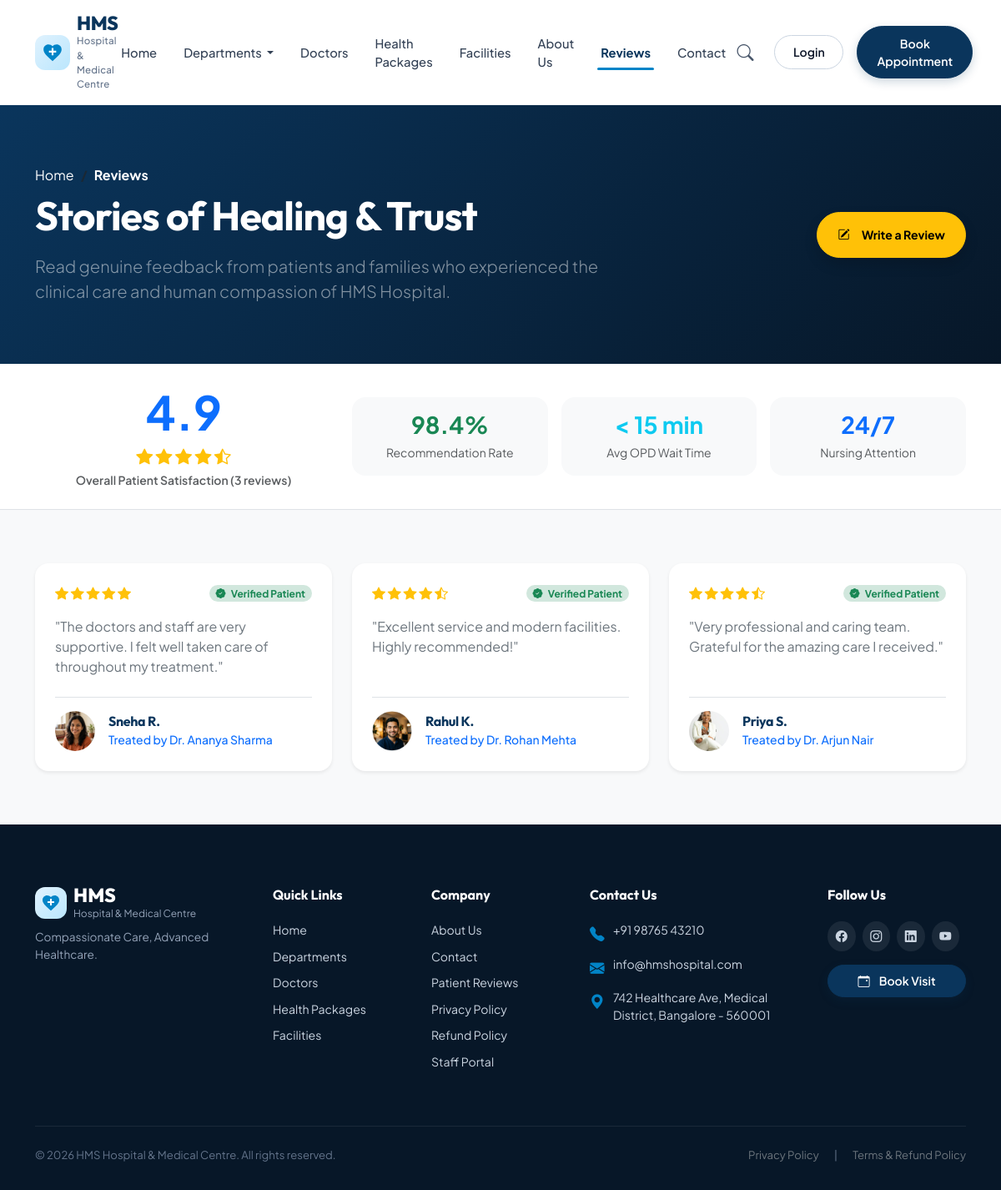
Screenshot of /reviews.php with the database file from the repository.
### tables this page shows
CREATE TABLE IF NOT EXISTS `reviews` (
  `id` INT AUTO_INCREMENT PRIMARY KEY,
  `patient_name` VARCHAR(100) NOT NULL,
  `rating` DECIMAL(2,1) DEFAULT 5.0,
  `comment` TEXT NOT NULL,
  `avatar` VARCHAR(255) DEFAULT 'assets/images/avatars/patient.jpg',
  `doctor_id` INT DEFAULT NULL,
  `status` ENUM('approved', 'pending', 'rejected') DEFAULT 'approved',
  `created_at` TIMESTAMP DEFAULT CURRENT_TIMESTAMP,
  FOREIGN KEY (`doctor_id`) REFERENCES `doctors`(`id`) ON DELETE SET NULL
);

CREATE TABLE IF NOT EXISTS `doctors` (
  `id` INT AUTO_INCREMENT PRIMARY KEY,
  `name` VARCHAR(100) NOT NULL,
  `department_id` INT DEFAULT NULL,
  `specialty` VARCHAR(100) NOT NULL,
  `qualification` VARCHAR(100) DEFAULT 'MBBS, MD',
  `experience` VARCHAR(50) NOT NULL DEFAULT '10+ years',
  `rating` DECIMAL(2,1) DEFAULT 4.9,
  `reviews_count` INT DEFAULT 120,
  `fee` DECIMAL(10,2) DEFAULT 800.00,
  `image` VARCHAR(255) NOT NULL,
  `email` VARCHAR(100) DEFAULT NULL,
  `phone` VARCHAR(20) DEFAULT NULL,
  `available_days` VARCHAR(100) DEFAULT 'Mon - Sat',
  `available_time` VARCHAR(100) DEFAULT '09:00 AM - 05:00 PM',
  `bio` TEXT,
  `status` TINYINT(1) DEFAULT 1,
  FOREIGN KEY (`department_id`) REFERENCES `departments`(`id`) ON DELETE SET NULL
);

### reviews.php (the view, shortened to what this page needs)
<?php
$db = getDB();
$reviews = [];
try {
    $stmt = $db->query("SELECT r.*, d.name AS doctor_name
                        FROM reviews r
                        LEFT JOIN doctors d ON r.doctor_id = d.id
                        WHERE r.status = 'approved'
                        ORDER BY r.created_at DESC");
    $reviews = $stmt->fetchAll();
} catch (Exception $e) {}
$totalReviews = count($reviews);
$avgRating = 4.9;
if ($totalReviews > 0) {
    $sum = array_sum(array_column($reviews, 'rating'));
    $avgRating = round($sum / $totalReviews, 1);
}
require_once __DIR__ . '/includes/header.php';
require_once __DIR__ . '/includes/navbar.php';
?>
<section class="py-5" style="background: linear-gradient(135deg, var(--hms-navy-primary) 0%, var(--hms-navy-dark) 100%); color: #ffffff;">
  <div class="container-xl py-4">
    <div class="row align-items-center">
      <div class="col-lg-8">
        <nav aria-label="breadcrumb">
          <ol class="breadcrumb mb-2 text-white-50 small">
            <li class="breadcrumb-item"><a href="index.php" class="text-white text-decoration-none">Home</a></li>
            <li class="breadcrumb-item active text-white fw-bold" aria-current="page">Reviews</li>
          </ol>
        </nav>
        <h1 class="display-5 fw-bold mb-3">Stories of Healing &amp; Trust</h1>
        <p class="lead text-white-50 mb-0">Read genuine feedback from patients and families who experienced the clinical care and human compassion of HMS Hospital.</p>
      </div>
      <div class="col-lg-4 text-lg-end mt-4 mt-lg-0">
        <button type="button" class="btn btn-warning btn-lg px-4 py-3 fw-bold rounded-pill shadow" data-bs-toggle="modal" data-bs-target="#writeReviewModal">
          <i class="bi bi-pencil-square me-2"></i> Write a Review
        </button>
      </div>
    </div>
  </div>
</section>
<section class="bg-white border-bottom shadow-sm">
  <div class="container-xl py-4">
    <div class="row g-4 align-items-center">
      <div class="col-md-4 text-center border-end-md">
        <div class="display-4 fw-bold text-primary mb-0"><?= number_format($avgRating, 1) ?></div>
        <div class="text-warning fs-5 my-1">
          <i class="bi bi-star-fill"></i>
          <i class="bi bi-star-fill"></i>
          <i class="bi bi-star-fill"></i>
          <i class="bi bi-star-fill"></i>
          <i class="bi bi-star-half"></i>
        </div>
        <div class="text-muted small fw-semibold">Overall Patient Satisfaction (<?= $totalReviews ?> reviews)</div>
      </div>
      <div class="col-md-8">
        <div class="row g-3 text-center">
          <div class="col-sm-4">
            <div class="p-3 bg-light rounded-4">
              <div class="h3 fw-bold text-success mb-1">98.4%</div>
              <small class="text-muted">Recommendation Rate</small>
            </div>
          </div>
          <div class="col-sm-4">
            <div class="p-3 bg-light rounded-4">
              <div class="h3 fw-bold text-info mb-1">&lt; 15 min</div>
              <small class="text-muted">Avg OPD Wait Time</small>
            </div>
          </div>
          <div class="col-sm-4">
            <div class="p-3 bg-light rounded-4">
              <div class="h3 fw-bold text-primary mb-1">24/7</div>
              <small class="text-muted">Nursing Attention</small>
            </div>
          </div>
        </div>
      </div>
    </div>
  </div>
</section>
<section class="py-5 bg-light">
  <div class="container-xl py-3">
    <div class="row g-4">
      <?php if (!empty($reviews)): ?>
        <?php foreach ($reviews as $rev): ?>
        <div class="col-md-6 col-lg-4">
          <div class="card h-100 border-0 shadow-sm rounded-4 p-4 bg-white d-flex flex-column justify-content-between hover-lift transition">
            <div>
              <div class="d-flex align-items-center justify-content-between mb-3">
                <div class="text-warning fs-6">
                  <?php
                    $fullStars = floor($rev['rating']);
                    $halfStar = ($rev['rating'] - $fullStars) >= 0.5;
                    for ($i = 0; $i < $fullStars; $i++) echo '<i class="bi bi-star-fill"></i> ';
                    if ($halfStar) echo '<i class="bi bi-star-half"></i> ';
                  ?>
                </div>
                <span class="badge bg-success-subtle text-success small rounded-pill px-2 py-1"><i class="bi bi-patch-check-fill me-1"></i> Verified Patient</span>
              </div>
              <p class="text-secondary leading-relaxed mb-4">"<?= nl2br(htmlspecialchars($rev['comment'])) ?>"</p>
            </div>
            <div class="pt-3 border-top d-flex align-items-center gap-3">
              <img src="<?= htmlspecialchars($rev['avatar'] ?: 'assets/images/avatars/testimonial-rahul.jpg') ?>" alt="<?= htmlspecialchars($rev['patient_name']) ?>" class="rounded-circle" style="width: 48px; height: 48px; object-fit: cover;">
              <div>
                <h6 class="fw-bold mb-0" style="color: var(--hms-navy-primary);"><?= htmlspecialchars($rev['patient_name']) ?></h6>
                <?php if (!empty($rev['doctor_name'])): ?>
                  <small class="text-primary fw-medium">Treated by <?= htmlspecialchars($rev['doctor_name']) ?></small>
                <?php else: ?>
                  <small class="text-muted"><?= date('M d, Y', strtotime($rev['created_at'])) ?></small>
                <?php endif; ?>
              </div>
            </div>
          </div>
        </div>
        <?php endforeach; ?>
      <?php else: ?>
        <div class="col-12 text-center py-5">
          <p class="text-muted">No reviews yet. Be the first to share your experience!</p>
        </div>
      <?php endif; ?>
    </div>
  </div>
</section>
<?php require_once __DIR__ . '/includes/footer.php'; ?>

### assets/css/style.css (style rules this page uses)
:root { --hms-font-sans: 'Plus Jakarta Sans', -apple-system, BlinkMacSystemFont, 'Segoe UI', Roboto, sans-serif; --hms-font-heading: 'Outfit', 'Plus Jakarta Sans', sans-serif; --hms-primary: #0d6efd; --hms-primary-dark: #1d4ed8; --hms-primary-light: #e0edff; --hms-secondary: #64748b; --hms-success: #10b981; --hms-success-light: #d1fae5; --hms-warning: #f59e0b; --hms-warning-light: #fef3c7; --hms-danger: #ef4444; --hms-danger-light: #fee2e2; --hms-info: #0ea5e9; --hms-info-light: #e0f2fe; --hms-bg: #f8fafc; --hms-card-bg: #ffffff; --hms-border: #e2e8f0; --hms-text-main: #1e293b; --hms-text-muted: #64748b; --hms-sidebar-width: 260px; --hms-header-height: 68px; --hms-shadow-sm: 0 1px 2px 0 rgba(0, 0, 0, 0.05); --hms-shadow-md: 0 4px 6px -1px rgba(0, 0, 0, 0.07), 0 2px 4px -2px rgba(0, 0, 0, 0.05); --hms-shadow-lg: 0 10px 15px -3px rgba(0, 0, 0, 0.08), 0 4px 6px -4px rgba(0, 0, 0, 0.04); --hms-radius: 12px; }
body { font-family: var(--hms-font-sans); background-color: var(--hms-bg); color: var(--hms-text-main); min-height: 100vh; margin: 0; padding: 0; overflow-x: hidden; -webkit-font-smoothing: antialiased; -moz-osx-font-smoothing: grayscale; }
h1, h2, h3, h4, h5, h6, .hms-header-title, .stat-card-count, .stat-pastel-count, .stat-value, .metric-number-text, .brand-title, .hms-sidebar-brand span, .login-heading, .login-brand-title { font-family: var(--hms-font-heading); letter-spacing: -0.02em; }
.btn { font-weight: 500; border-radius: 8px; padding: 0.55rem 1rem; font-size: 0.88rem; display: inline-flex; align-items: center; justify-content: center; gap: 0.4rem; transition: all 0.15s ease-in-out; }

### includes/header.php (style rules this page uses)
:root { --hms-font-sans: 'Plus Jakarta Sans', -apple-system, BlinkMacSystemFont, 'Segoe UI', Roboto, sans-serif; --hms-font-heading: 'Outfit', 'Plus Jakarta Sans', sans-serif; --hms-font-serif: 'DM Serif Display', Georgia, serif; --hms-font-script: 'Caveat', cursive; --hms-navy-primary: #0a355c; --hms-navy-hover: #072540; --hms-navy-dark: #071728; --hms-teal-accent: #0284c7; --hms-teal-light: #e0f2fe; --hms-text-dark: #0f172a; --hms-text-muted: #64748b; --hms-bg-light: #f8fafc; --hms-bg-hero: #f4f8fc; --hms-card-border: #edf2f7; --hms-star-color: #f59e0b; }
* { box-sizing: border-box; margin: 0; padding: 0; }
html, body { overflow-x: hidden; max-width: 100vw; width: 100%; }
body { font-family: var(--hms-font-sans); color: var(--hms-text-dark); background-color: #ffffff; -webkit-font-smoothing: antialiased; -moz-osx-font-smoothing: grayscale; }
h1, h2, h3, h4, h5, h6 { font-family: var(--hms-font-heading); letter-spacing: -0.02em; }

### rows the page displays
reviews: rating 5 (drawn), comment "The doctors and staff are very supportive. I felt well taken care of throughout my treatment.", avatar (picture), patient_name "Sneha R.", doctor.name "Dr. Ananya Sharma"
reviews: comment "Excellent service and modern facilities. Highly recommended!", avatar (picture), patient_name "Rahul K.", doctor.name "Dr. Rohan Mehta"
reviews: comment "Very professional and caring team. Grateful for the amazing care I received.", avatar (picture), patient_name "Priya S.", doctor.name "Dr. Arjun Nair"

### other values shown
$avgRating "4.9"
$totalReviews "3"
SITE_TAGLINE "Compassionate Care, Advanced Healthcare"
SITE_PHONE "+91 98765 43210"
SITE_EMAIL "info@hmshospital.com"
SITE_ADDRESS "742 Healthcare Ave, Medical District, Bangalore - 560001"
